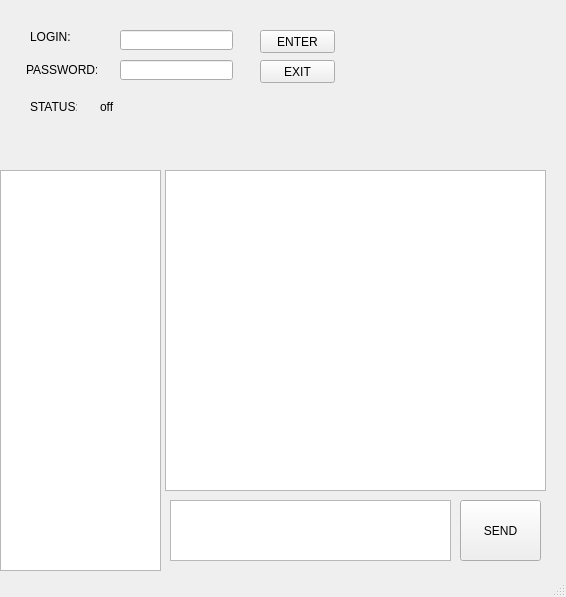
<?xml version="1.0" encoding="UTF-8"?>
<ui version="4.0">
 <class>MainWindow</class>
 <widget class="QMainWindow" name="MainWindow">
  <property name="geometry">
   <rect>
    <x>0</x>
    <y>0</y>
    <width>566</width>
    <height>597</height>
   </rect>
  </property>
  <property name="windowTitle">
   <string>MainWindow</string>
  </property>
  <widget class="QWidget" name="centralwidget">
   <widget class="QListView" name="listView">
    <property name="geometry">
     <rect>
      <x>0</x>
      <y>170</y>
      <width>161</width>
      <height>401</height>
     </rect>
    </property>
   </widget>
   <widget class="QPushButton" name="pushButton">
    <property name="geometry">
     <rect>
      <x>460</x>
      <y>500</y>
      <width>81</width>
      <height>61</height>
     </rect>
    </property>
    <property name="text">
     <string>SEND</string>
    </property>
   </widget>
   <widget class="QTextBrowser" name="textBrowser_2">
    <property name="geometry">
     <rect>
      <x>165</x>
      <y>170</y>
      <width>381</width>
      <height>321</height>
     </rect>
    </property>
   </widget>
   <widget class="QLineEdit" name="lineEdit">
    <property name="geometry">
     <rect>
      <x>120</x>
      <y>30</y>
      <width>113</width>
      <height>20</height>
     </rect>
    </property>
   </widget>
   <widget class="QLineEdit" name="lineEdit_2">
    <property name="geometry">
     <rect>
      <x>120</x>
      <y>60</y>
      <width>113</width>
      <height>20</height>
     </rect>
    </property>
   </widget>
   <widget class="QLabel" name="label">
    <property name="geometry">
     <rect>
      <x>30</x>
      <y>30</y>
      <width>47</width>
      <height>13</height>
     </rect>
    </property>
    <property name="text">
     <string>LOGIN:</string>
    </property>
   </widget>
   <widget class="QLabel" name="label_2">
    <property name="geometry">
     <rect>
      <x>26</x>
      <y>60</y>
      <width>71</width>
      <height>20</height>
     </rect>
    </property>
    <property name="text">
     <string>PASSWORD:</string>
    </property>
   </widget>
   <widget class="QPushButton" name="pushButton_2">
    <property name="geometry">
     <rect>
      <x>260</x>
      <y>30</y>
      <width>75</width>
      <height>23</height>
     </rect>
    </property>
    <property name="text">
     <string>ENTER</string>
    </property>
   </widget>
   <widget class="QLabel" name="label_3">
    <property name="geometry">
     <rect>
      <x>30</x>
      <y>100</y>
      <width>47</width>
      <height>13</height>
     </rect>
    </property>
    <property name="text">
     <string>STATUS:</string>
    </property>
   </widget>
   <widget class="QPushButton" name="pushButton_3">
    <property name="geometry">
     <rect>
      <x>260</x>
      <y>60</y>
      <width>75</width>
      <height>23</height>
     </rect>
    </property>
    <property name="text">
     <string>EXIT</string>
    </property>
   </widget>
   <widget class="QTextEdit" name="textEdit">
    <property name="geometry">
     <rect>
      <x>170</x>
      <y>500</y>
      <width>281</width>
      <height>61</height>
     </rect>
    </property>
   </widget>
   <widget class="QLabel" name="label_4">
    <property name="geometry">
     <rect>
      <x>100</x>
      <y>100</y>
      <width>47</width>
      <height>13</height>
     </rect>
    </property>
    <property name="text">
     <string>off</string>
    </property>
   </widget>
  </widget>
  <widget class="QStatusBar" name="statusbar"/>
 </widget>
 <resources/>
 <connections/>
</ui>
